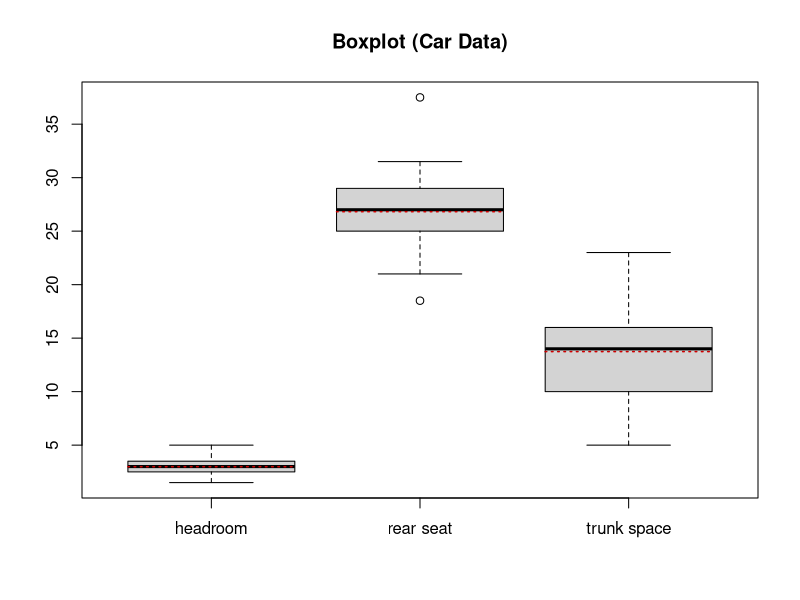

This chart was generated by the following R code:

# clear all variables
rm(list = ls(all = TRUE))
graphics.off()

# load data
x = read.table("carc.txt")
frame = data.frame(x[, 5:7])
colnames(frame) = c("headroom", "rear seat", "trunk space")

m1 = mean(frame[, 1])
m2 = mean(frame[, 2])
m3 = mean(frame[, 3])

# Plot
boxplot(frame, lwd = 1)
title("Boxplot (Car Data)")
lines(c(0.6, 1.4), c(m1, m1), lty = "dotted", lwd = 1.5, col = "red3")
lines(c(1.6, 2.4), c(m2, m2), lty = "dotted", lwd = 1.5, col = "red3")
lines(c(2.6, 3.4), c(m3, m3), lty = "dotted", lwd = 1.5, col = "red3") 
